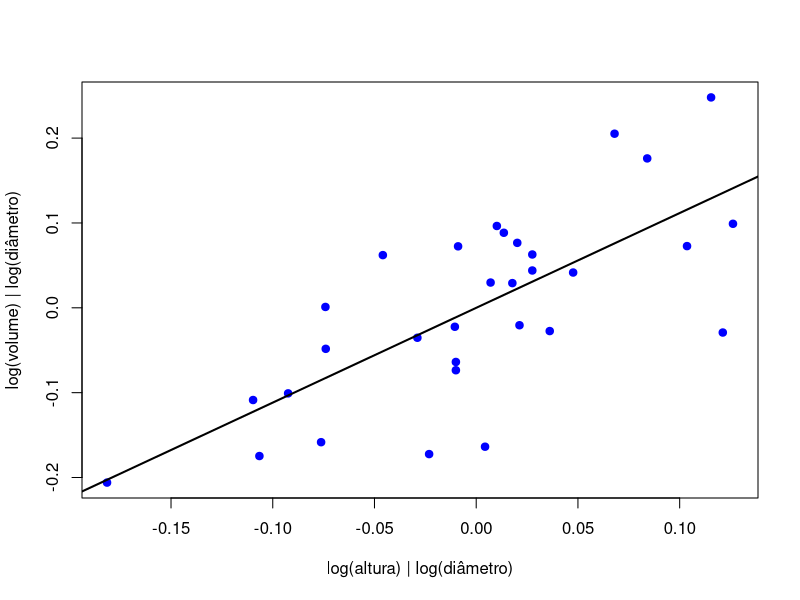

Reproduce this figure in R.
## Dados em escala log, centrados na média
dat <- with(trees, data.frame(
    lV = log(Volume) - mean(log(Volume)),
    lG = log(Girth)  - mean(log(Girth)),
    lH = log(Height) - mean(log(Height))))

## As preditoras são correlacionadas
cor(dat$lG, dat$lH)

## Regressão simples: só a altura
m.simples <- lm(lV ~ lH, data = dat)

## Regressão múltipla: diâmetro e altura
m.multipla <- lm(lV ~ lG + lH, data = dat)

summary(m.simples)
summary(m.multipla)
confint(m.simples)
confint(m.multipla)

## ---------------------------------------------------------------
## "Descontando" o diâmetro: regressões nos resíduos
## ---------------------------------------------------------------

## Altura em função do diâmetro
m.HG <- lm(lH ~ lG, data = dat)

## Volume em função do diâmetro
m.VG <- lm(lV ~ lG, data = dat)

## Resíduos: o que sobra de cada variável depois de descontar o diâmetro
dat$res.H <- resid(m.HG)
dat$res.V <- resid(m.VG)

## Regressão dos resíduos: a inclinação é igual à de lH na múltipla
m.res <- lm(res.V ~ res.H, data = dat)

## Comparação direta
c(simples  = unname(coef(m.simples)["lH"]),
  multipla = unname(coef(m.multipla)["lH"]),
  residuos = unname(coef(m.res)["res.H"]))

## Gráfico de variável adicionada (added-variable plot)
plot(res.V ~ res.H, data = dat, pch = 19, col = "blue",
     xlab = "log(altura) | log(diâmetro)",
     ylab = "log(volume) | log(diâmetro)")
abline(m.res, lwd = 2)
